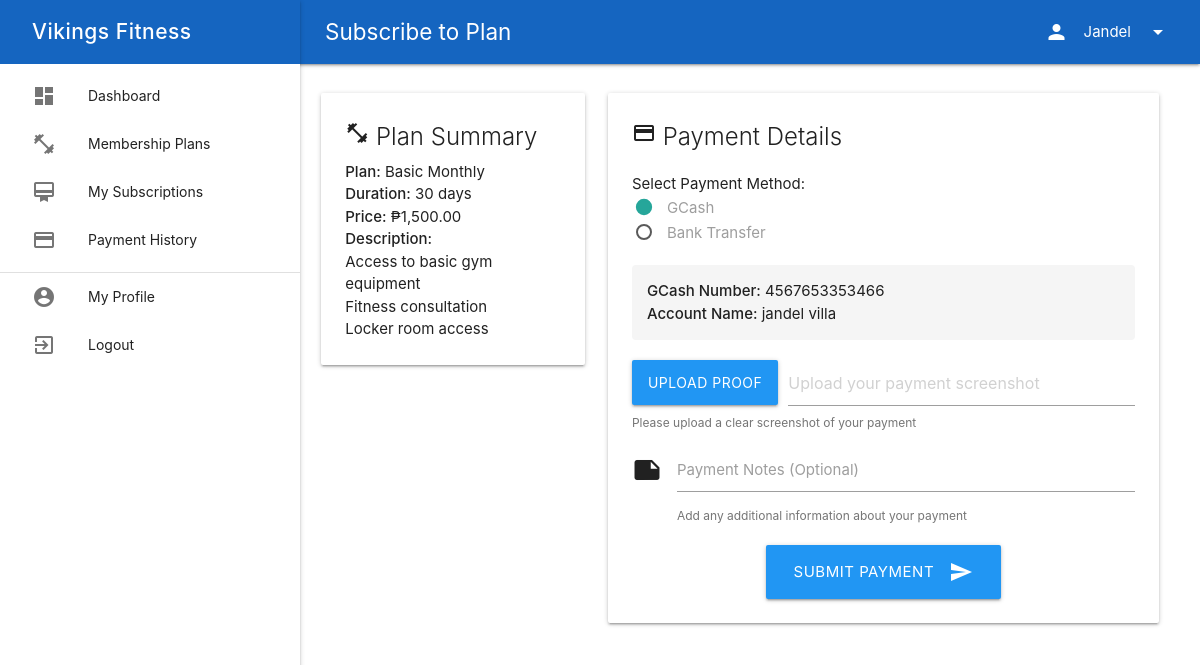
Screenshot of /member/subscribe.php?plan=1 (signed in) with the database file from the repository.
### tables this page shows
CREATE TABLE `plans` (
  `id` int(11) NOT NULL,
  `name` varchar(100) NOT NULL,
  `duration` int(11) DEFAULT NULL COMMENT 'Duration in months',
  `price` decimal(10,2) NOT NULL,
  `duration_in_days` int(11) NOT NULL DEFAULT 30,
  `description` text DEFAULT NULL,
  `created_at` timestamp NOT NULL DEFAULT current_timestamp(),
  `updated_at` timestamp NOT NULL DEFAULT current_timestamp() ON UPDATE current_timestamp(),
  `deleted_at` timestamp NULL DEFAULT NULL,
  `created_by` int(11) DEFAULT NULL,
  `features` text DEFAULT NULL
);

CREATE TABLE `admin_payment_accounts` (
  `id` int(11) NOT NULL,
  `account_type` enum('gcash','bank') NOT NULL,
  `account_name` varchar(255) NOT NULL,
  `account_number` varchar(50) NOT NULL,
  `bank_name` varchar(255) DEFAULT NULL,
  `branch` varchar(255) DEFAULT NULL,
  `is_active` tinyint(1) DEFAULT 1,
  `created_at` timestamp NOT NULL DEFAULT current_timestamp(),
  `updated_at` timestamp NOT NULL DEFAULT current_timestamp() ON UPDATE current_timestamp()
);

### member/subscribe.php (the view, shortened to what this page needs)
<?php
require_once '../config/config.php';
$plan_id = isset($_GET['plan']) ? (int)$_GET['plan'] : 0;
$plan_query = "SELECT * FROM plans WHERE id = $plan_id AND deleted_at IS NULL";
$plan_result = $conn->query($plan_query);
$plan = $plan_result->fetch_assoc();
$gcash_accounts = $conn->query("SELECT * FROM admin_payment_accounts
                               WHERE account_type = 'gcash'
                               AND is_active = 1");
?>
<!DOCTYPE html>
<html lang="en">
<head>
    <link rel="stylesheet" href="https://cdnjs.cloudflare.com/ajax/libs/materialize/1.0.0/css/materialize.min.css">
</head>
<body>
    <?php include '../includes/member_nav.php'; ?>
    <main>
        <div class="row">
            <div class="col s12 m4">
                <div class="card">
                    <div class="card-content">
                        <span class="card-title">
                            <i class="material-icons">fitness_center</i>
                            Plan Summary
                        </span>
                        <div class="plan-details">
                            <p><strong>Plan:</strong> <?php echo htmlspecialchars($plan['name']); ?></p>
                            <p><strong>Duration:</strong> <?php echo $plan['duration']; ?> days</p>
                            <p><strong>Price:</strong> ₱<?php echo number_format($plan['price'], 2); ?></p>
                            <p><strong>Description:</strong></p>
                            <p><?php echo nl2br(htmlspecialchars($plan['description'])); ?></p>
                        </div>
                    </div>
                </div>
            </div>
            <div class="col s12 m8">
                <div class="card">
                    <div class="card-content">
                        <span class="card-title">
                            <i class="material-icons">payment</i>
                            Payment Details
                        </span>
                        <form id="payment-form" action="ajax/process_subscription.php" method="POST" enctype="multipart/form-data">
                            <div class="payment-method-section">
                                <p>Select Payment Method:</p>
                                <p>
                                    <label>
                                        <span>GCash</span>
                                    </label>
                                </p>
                                <p>
                                    <label>
                                        <span>Bank Transfer</span>
                                    </label>
                                </p>
                            </div>
                            <div id="gcash-details" class="payment-details">
                                <div class="account-info">
                                    <?php if ($gcash_accounts->num_rows > 0): ?>
                                        <?php while($account = $gcash_accounts->fetch_assoc()): ?>
                                            <div class="detail-row">
                                                <p>
                                                    <strong>GCash Number:</strong>
                                                    <?php echo htmlspecialchars($account['account_number']); ?>
                                                </p>
                                                <p>
                                                    <strong>Account Name:</strong>
                                                    <?php echo htmlspecialchars($account['account_name']); ?>
                                                </p>
                                            </div>
                                        <?php endwhile; ?>
                                    <?php else: ?>
                                        <p class="red-text">No GCash accounts available. Please try bank transfer.</p>
                                    <?php endif; ?>
                                </div>
                            </div>
                            <div class="file-field input-field">
                                <div class="btn blue">
                                    <span>Upload Proof</span>
                                </div>
                                <div class="file-path-wrapper">
                                    <input class="file-path validate" type="text"
                                           placeholder="Upload your payment screenshot">
                                </div>
                                <span class="helper-text">Please upload a clear screenshot of your payment</span>
                            </div>
                            <div class="input-field">
                                <i class="material-icons prefix">note</i>
                                <textarea id="payment_notes" name="payment_notes"
                                          class="materialize-textarea"></textarea>
                                <label for="payment_notes">Payment Notes (Optional)</label>
                                <span class="helper-text">Add any additional information about your payment</span>
                            </div>
                            <div class="center-align" style="margin-top: 20px;">
                                <button type="submit" class="btn-large blue waves-effect waves-light">
                                    Submit Payment
                                    <i class="material-icons right">send</i>
                                </button>
                            </div>
                        </form>
                    </div>
                </div>
            </div>
        </div>
    </main>
</body>
</html>

### includes/member_nav.php (style rules this page uses)
header, main, footer { padding-left: 300px; }
@media only screen and (min-width: 993px) { main { margin-top: 65px; } }

### member/subscribe.php (style rules this page uses)
main { padding-left: 310px; padding-right: 30px; padding-top: 20px; }
.plan-details p { margin: 10px 0; }
.payment-method-section { margin: 20px 0; }
.payment-details { margin: 20px 0; padding: 15px; background-color: #f5f5f5; border-radius: 4px; }
.detail-row { margin-bottom: 15px; padding-bottom: 15px; border-bottom: 1px solid #e0e0e0; }
.detail-row:last-child { margin-bottom: 0; padding-bottom: 0; border-bottom: none; }
.detail-row p { margin: 5px 0; }
.helper-text { font-size: 0.8rem; color: #757575; }

### rows the page displays
plans: name "Basic Monthly", duration "30", price "1,500.00", description "Access to basic gym equipment Fitness consultation Locker room access"
admin_payment_accounts: account_number "4567653353466", account_name "jandel villa"

### other values shown
$page_title "Subscribe to Plan"
$_SESSION['username'] "Jandel"
